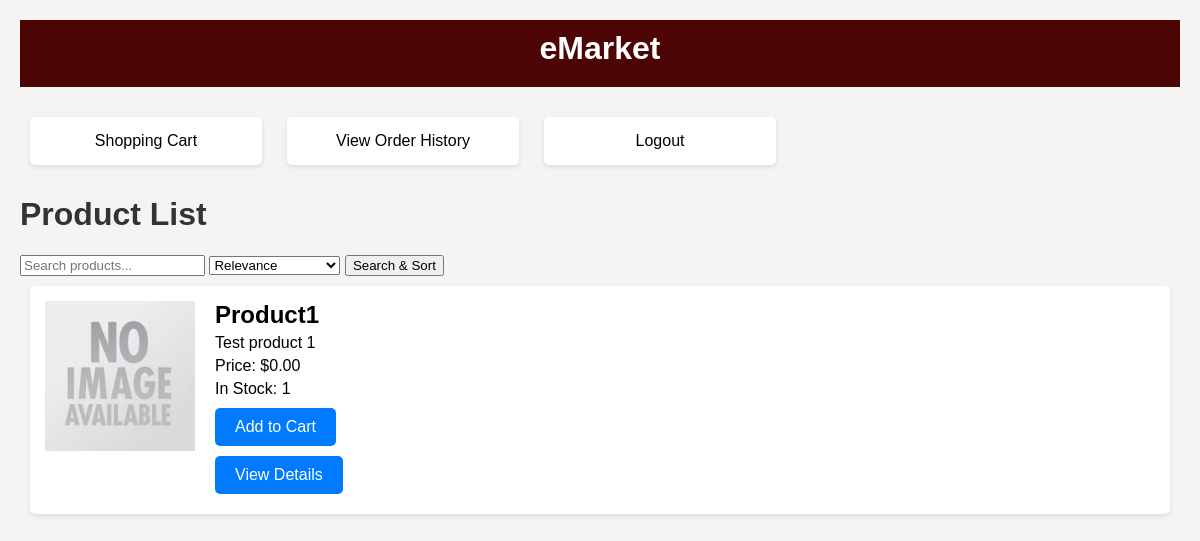
The page /product_list/ on the database as committed earlier.
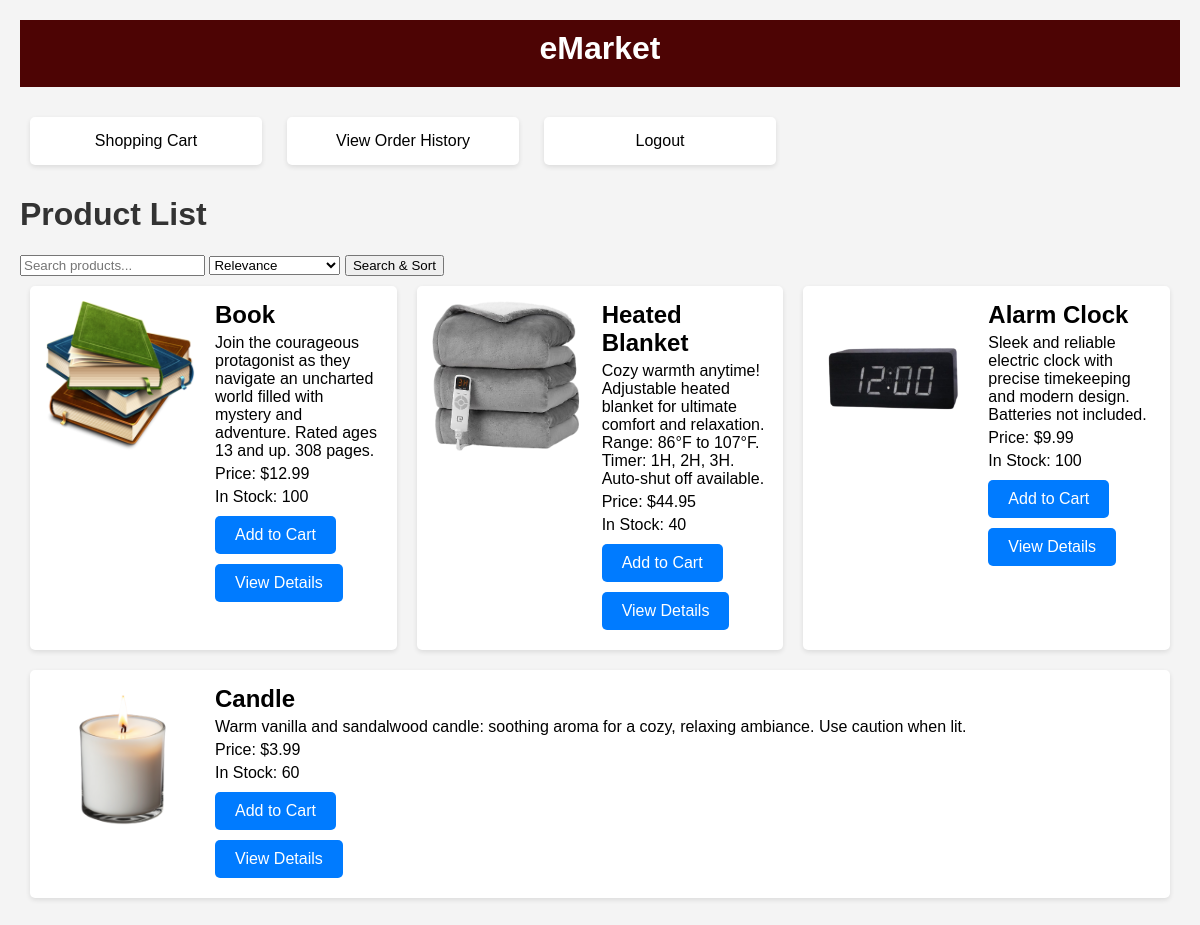
The same page on the database as committed later.
### app/models.py (models this page shows, shortened)
class Product(models.Model):
    name = models.CharField(max_length=100)
    price = models.DecimalField(decimal_places=2, max_digits=10,default=0, validators=[MinValueValidator(0, message='Please enter a valid price.')],) # type: ignore
    description = models.CharField(max_length=250, default="")
    stock = models.PositiveIntegerField(default=1)
    date_created = models.DateTimeField(null=True,auto_now_add=True)
    seller = models.ForeignKey(User, on_delete=models.CASCADE, null=True, limit_choices_to={'user_type': 'seller'}, related_name='products')
    image = models.ImageField(default="default.jpeg", upload_to="media/", blank=True)
    pending = models.BooleanField(default=True)

### app/views.py (the view, shortened to what this page needs)
# urls.py: path('product_list/', views.product_list, name='product_list'),
def product_list(request):
    form = ProductSearchForm(request.GET or None)
    products = list(Product.objects.filter(pending=False))  # Convert queryset to list for sorting
    return render(request, 'app/product_list.html', {'form': form, 'products': products})

### app/forms.py
class ProductSearchForm(forms.Form):
    search_query = forms.CharField(
        required=False,
        widget=forms.TextInput(attrs={'placeholder': 'Search products...'}),
        label=''
    )
    SORT_CHOICES = [
        ('rel', 'Relevance'),
        ('price_asc', 'Price: Low to High'),
        ('price_desc', 'Price: High to Low'),
        ('name_asc', 'Name: A to Z'),
        ('name_desc', 'Name: Z to A')
    ]
    sort = forms.ChoiceField(
        choices=SORT_CHOICES,
        required=False
    )

### app/templates/app/product_list.html (shortened to what this page needs)
<!DOCTYPE html>
<html lang="en">
<head>
  {% load static %}
  <link rel="stylesheet" href="{% static 'app/product_list.css' %}">
</head>
<body>
  <header>
    <div class="project-name">eMarket</div>
  </header>
  <main>
    <nav>
      <ul>
        <li><a href="{% url 'shopping_cart' %}">Shopping Cart</a></li>
        <li><a href="{% url 'order_history' %}">View Order History</a></li>
        <li>
          <a href="#" onclick="document.getElementById('logout-form').submit(); return false;">Logout</a>
        </li>
      </ul>
    </nav>
    <h1>Product List</h1>
    <form method="GET" action="{% url 'product_list' %}" enctype=”multipart/form-data”>      {{ form.search_query }}
      {{ form.sort }}
      <button type="submit">Search & Sort</button>
    </form>
    <ul>
      {% for product in products %}
        <li>
          <div class="product-container">
            <img src="{{ product.image.url }}" class="product-image">
            <div class="product-info">
              <h2>{{ product.name }}</h2>
              <p>{{ product.description }}</p>
              <p>Price: ${{ product.price }}</p>
              <p>In Stock: {{ product.stock }}</p>
              <a href="{% url 'add_to_cart' product.id %}" class="button">Add to Cart</a></br>
              <a href="{% url 'product_detail' product.id %}" class="button view-details">View Details</a>
            </div>
          </div>
        </li>
      {% endfor %}
    </ul>
  </main>
</body>
</html>

Rows that differ between the two databases and show on the page:
removed Product: image (placeholder picture), name "Product1", description "Test product 1", price "0.00", stock "1"
added Product: image (picture), name "Book", description "Join the courageous protagonist as they navigate an uncharted world filled with mystery and adventure. Rated ages 13 and up. 308 pages.", price "12.99", stock "100"
added Product: image (placeholder picture), name "Heated Blanket", description "Cozy warmth anytime! Adjustable heated blanket for ultimate comfort and relaxation. Range: 86°F to 107°F. Timer: 1H, 2H, 3H. Auto-shut off available.", price "44.95", stock "40"
added Product: image (picture), name "Alarm Clock", description "Sleek and reliable electric clock with precise timekeeping and modern design. Batteries not included.", price "9.99", stock "100"
added Product: image (picture), name "Candle", description "Warm vanilla and sandalwood candle: soothing aroma for a cozy, relaxing ambiance. Use caution when lit.", price "3.99", stock "60"
